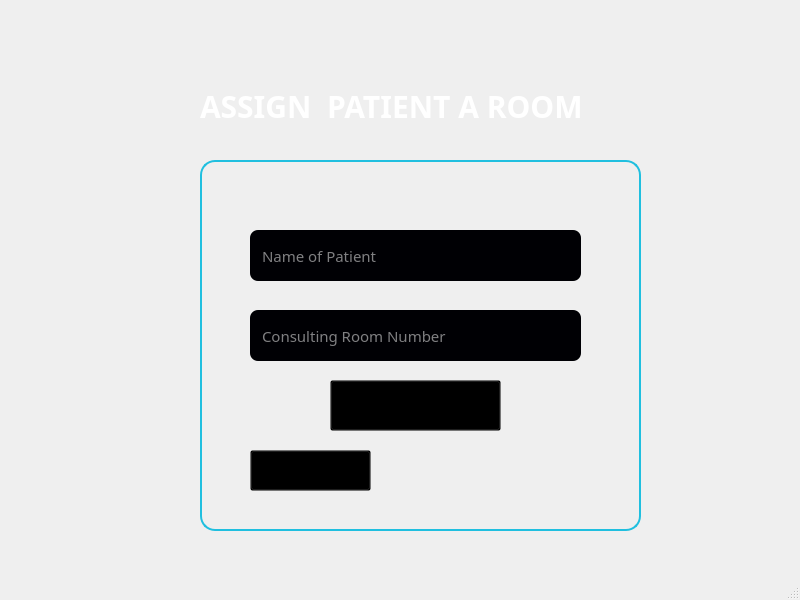
<?xml version="1.0" encoding="UTF-8"?>
<ui version="4.0">
 <class>AssignPatientRoom</class>
 <widget class="QMainWindow" name="AssignPatientRoom">
  <property name="geometry">
   <rect>
    <x>0</x>
    <y>0</y>
    <width>800</width>
    <height>600</height>
   </rect>
  </property>
  <property name="windowTitle">
   <string>MainWindow</string>
  </property>
  <widget class="QWidget" name="centralwidget">
   <widget class="QLabel" name="label">
    <property name="geometry">
     <rect>
      <x>200</x>
      <y>80</y>
      <width>391</width>
      <height>51</height>
     </rect>
    </property>
    <property name="styleSheet">
     <string notr="true">font-family:Poppins;
font-weight:500;
font-size:30px;
color:white;</string>
    </property>
    <property name="text">
     <string>ASSIGN  PATIENT A ROOM</string>
    </property>
   </widget>
   <widget class="QFrame" name="assPCROOM">
    <property name="geometry">
     <rect>
      <x>180</x>
      <y>150</y>
      <width>481</width>
      <height>381</height>
     </rect>
    </property>
    <property name="styleSheet">
     <string notr="true">background-color:transparent;</string>
    </property>
    <widget class="QLineEdit" name="pName">
     <property name="geometry">
      <rect>
       <x>70</x>
       <y>80</y>
       <width>331</width>
       <height>51</height>
      </rect>
     </property>
     <property name="styleSheet">
      <string notr="true">font-family:Poppins;
font-size:15px;
font-weight:300;
color:white;
border:none;
border-radius:8px;
padding:10px;
background-color: #000004;
opacity:0.8;
</string>
     </property>
     <property name="placeholderText">
      <string notr="true">Name of Patient</string>
     </property>
    </widget>
    <widget class="QLineEdit" name="cRoom">
     <property name="geometry">
      <rect>
       <x>70</x>
       <y>160</y>
       <width>331</width>
       <height>51</height>
      </rect>
     </property>
     <property name="styleSheet">
      <string notr="true">font-family:Poppins;
font-size:15px;
font-weight:300;
color:white;
border:none;
border-radius:8px;
padding:10px;
background-color: #000004;
opacity:0.8;
</string>
     </property>
     <property name="text">
      <string/>
     </property>
     <property name="placeholderText">
      <string>Consulting Room Number</string>
     </property>
    </widget>
    <widget class="QPushButton" name="backtoMain">
     <property name="geometry">
      <rect>
       <x>70</x>
       <y>300</y>
       <width>121</width>
       <height>41</height>
      </rect>
     </property>
     <property name="styleSheet">
      <string notr="true">font-family:Poppins;
font-size:10px;</string>
     </property>
     <property name="text">
      <string>Back to Main Menu</string>
     </property>
    </widget>
    <widget class="QLabel" name="myLabel2">
     <property name="geometry">
      <rect>
       <x>20</x>
       <y>10</y>
       <width>441</width>
       <height>371</height>
      </rect>
     </property>
     <property name="autoFillBackground">
      <bool>false</bool>
     </property>
     <property name="styleSheet">
      <string notr="true">
/*background-color: qlineargradient(spread:pad, x1:0, y1:0, x2:1, y2:1, stop:0 rgba(32,191,223,1), stop:1 rgba(19,71,78,1),stop:3  rgba(2,0,36,1));*/

border-radius:15px;
border:2px solid rgba(32,191,223,1);
box-shadow: rgba(100, 100, 111, 0.2) 0px 7px 29px 0px;</string>
     </property>
     <property name="text">
      <string/>
     </property>
    </widget>
    <widget class="QPushButton" name="pushButton_2">
     <property name="geometry">
      <rect>
       <x>150</x>
       <y>230</y>
       <width>171</width>
       <height>51</height>
      </rect>
     </property>
     <property name="styleSheet">
      <string notr="true">font-family:Poppins;
font-size:10px;</string>
     </property>
     <property name="text">
      <string>Assign Patient A Room</string>
     </property>
    </widget>
    <zorder>myLabel2</zorder>
    <zorder>cRoom</zorder>
    <zorder>backtoMain</zorder>
    <zorder>pName</zorder>
    <zorder>pushButton_2</zorder>
   </widget>
  </widget>
  <widget class="QMenuBar" name="menubar">
   <property name="geometry">
    <rect>
     <x>0</x>
     <y>0</y>
     <width>800</width>
     <height>17</height>
    </rect>
   </property>
  </widget>
  <widget class="QStatusBar" name="statusbar"/>
 </widget>
 <resources/>
 <connections/>
</ui>
